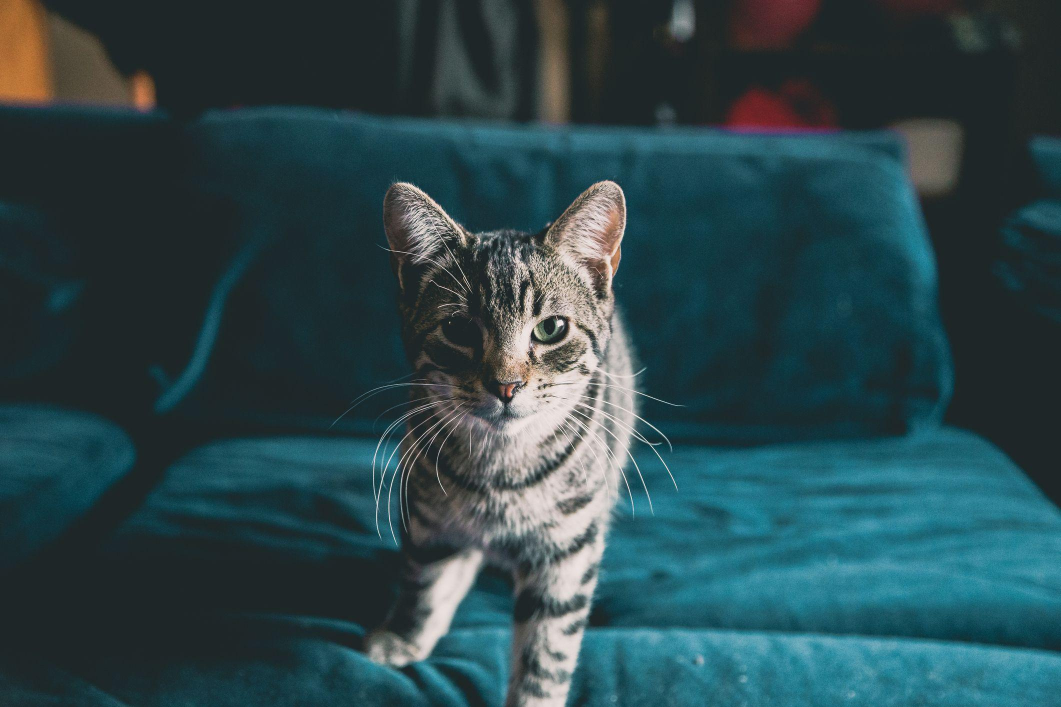
#> input picture contoh.jpg, 2121 x 1414 px (shown at 1/2 size)
$ python tes.py
#> lines starting #> are read from the running program, lines starting #| are printed output that depends on the picture
import cv2
import matplotlib.pyplot as plt

# Membaca citra (hasilnya dalam format BGR)
img = cv2.imread('contoh.jpg')
#> img is the input picture: shape (1414, 2121, 3); mean B, G, R 76.3, 71.2, 44.3

# Cek apakah citra berhasil dibaca
if img is None:
    print("Error: File tidak ditemukan")
else:
    # Konversi BGR ke RGB agar warna tampil normal di matplotlib
    img_rgb = cv2.cvtColor(img, cv2.COLOR_BGR2RGB)

    # Menampilkan citra
    plt.imshow(img_rgb)
    plt.title('Citra Asli')
    plt.axis('off')  # Menghilangkan sumbu
    plt.show()

    # Menampilkan informasi dimensi
    print(f"Dimensi citra: {img.shape}")
#| Dimensi citra: (1414, 2121, 3)

img_gray = cv2.cvtColor(img, cv2.COLOR_BGR2GRAY)
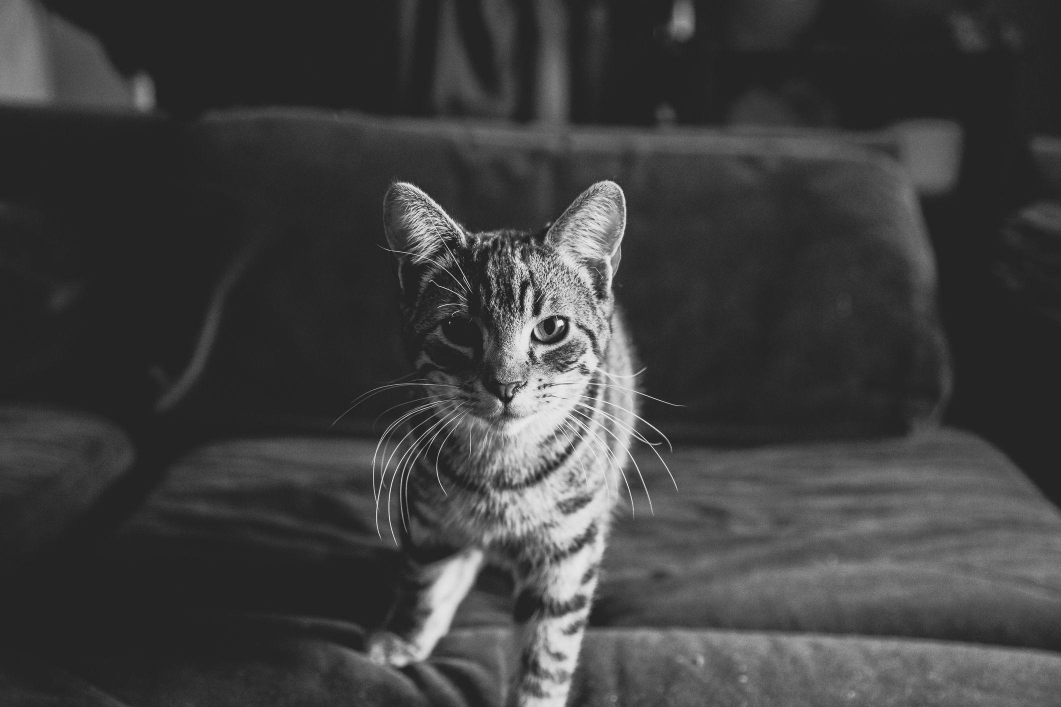
#> img_gray: shape (1414, 2121) (shown at 1/2 size); min 0, max 255, mean 63.8

# Menampilkan hasil grayscale
plt.imshow(img_gray, cmap='gray')
plt.title('Citra Grayscale')
plt.axis('off')
plt.show()

# Informasi dimensi grayscale
print(f"Dimensi grayscale: {img_gray.shape}")
#| Dimensi grayscale: (1414, 2121)

img_resize = cv2.resize(img_rgb, (300, 300))
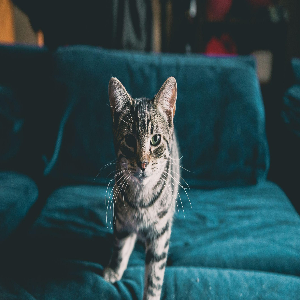
#> img_resize: shape (300, 300, 3); mean R, G, B 44.2, 71.1, 76.2

plt.imshow(img_resize)
plt.title('Citra Setelah Resize (300x300)')
plt.axis('off')
plt.show()

print(f"Dimensi setelah resize: {img_resize.shape}")
#| Dimensi setelah resize: (300, 300, 3)


cv2.imwrite('hasil_grayscale.jpg', img_gray)
print("Citra grayscale berhasil disimpan sebagai 'hasil_grayscale.jpg'")

$ run again, with pemandangan.jpg copied over contoh.jpg
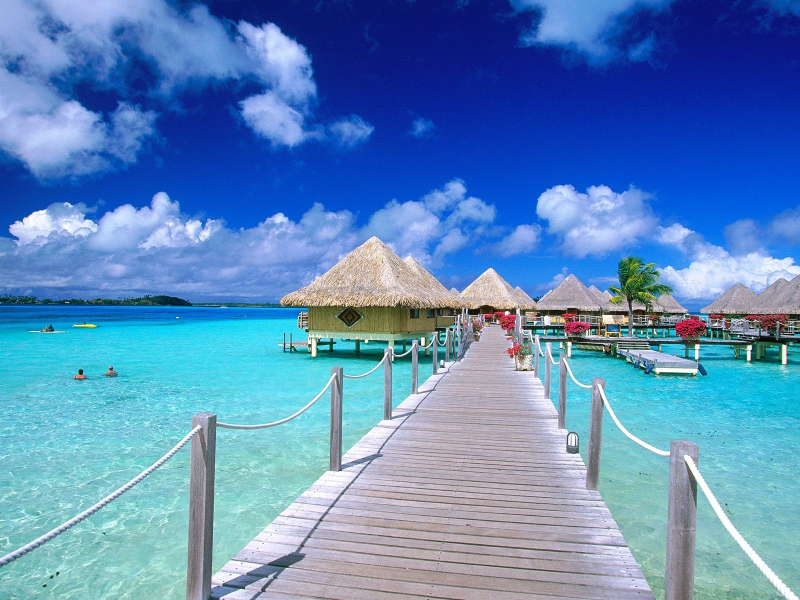
#> input picture pemandangan.jpg, 1600 x 1200 px (shown at 1/2 size)
#> img is the input picture: shape (1200, 1600, 3); mean B, G, R 188.4, 138.6, 92.7
#| Dimensi citra: (1200, 1600, 3)
#> `img_gray = cv2.cvtColor(img, cv2.COLOR_BGR2GRAY)`:
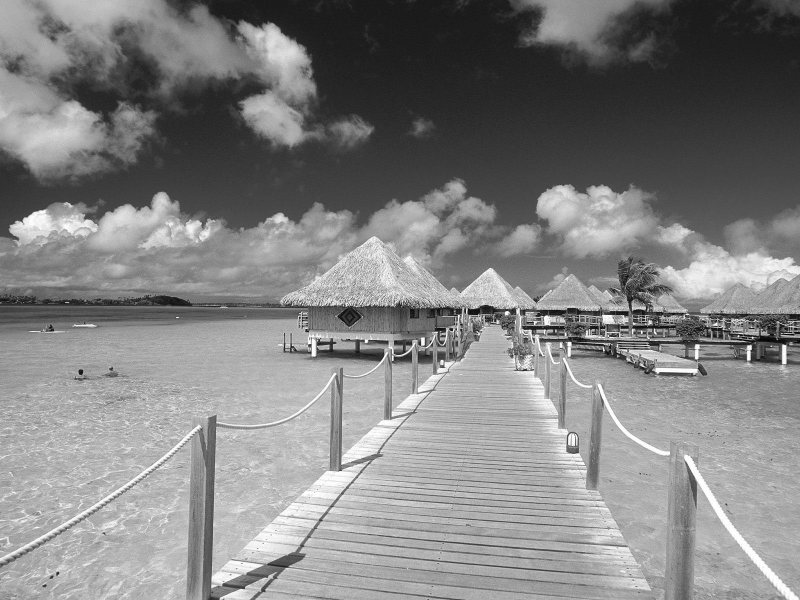
#> img_gray: shape (1200, 1600) (shown at 1/2 size); min 0, max 255, mean 130.5
#| Dimensi grayscale: (1200, 1600)
#> `img_resize = cv2.resize(img_rgb, (300, 300))`:
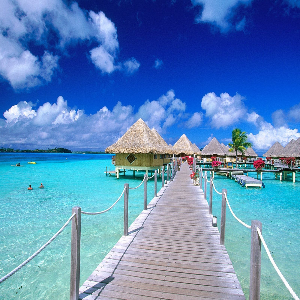
#> img_resize: shape (300, 300, 3); mean R, G, B 92.7, 138.6, 188.4
#| Dimensi setelah resize: (300, 300, 3)
